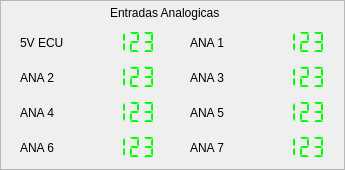
     <widget class="QFrame" name="frame_5">
      <property name="geometry">
       <rect>
        <x>664</x>
        <y>455</y>
        <width>345</width>
        <height>170</height>
       </rect>
      </property>
      <property name="mouseTracking">
       <bool>true</bool>
      </property>
      <property name="frameShape">
       <enum>QFrame::StyledPanel</enum>
      </property>
      <property name="frameShadow">
       <enum>QFrame::Raised</enum>
      </property>
      <widget class="QLCDNumber" name="ana_0">
       <property name="geometry">
        <rect>
         <x>70</x>
         <y>30</y>
         <width>91</width>
         <height>25</height>
        </rect>
       </property>
       <property name="styleSheet">
        <string notr="true">color: rgb(0,255, 0);</string>
       </property>
       <property name="frameShadow">
        <enum>QFrame::Raised</enum>
       </property>
       <property name="lineWidth">
        <number>0</number>
       </property>
       <property name="smallDecimalPoint">
        <bool>true</bool>
       </property>
       <property name="digitCount">
        <number>6</number>
       </property>
       <property name="segmentStyle">
        <enum>QLCDNumber::Flat</enum>
       </property>
       <property name="value" stdset="0">
        <double>123.000000000000000</double>
       </property>
       <property name="intValue" stdset="0">
        <number>123</number>
       </property>
      </widget>
      <widget class="QLCDNumber" name="ana_1">
       <property name="geometry">
        <rect>
         <x>240</x>
         <y>30</y>
         <width>91</width>
         <height>25</height>
        </rect>
       </property>
       <property name="styleSheet">
        <string notr="true">color: rgb(0,255, 0);</string>
       </property>
       <property name="frameShadow">
        <enum>QFrame::Raised</enum>
       </property>
       <property name="lineWidth">
        <number>0</number>
       </property>
       <property name="smallDecimalPoint">
        <bool>true</bool>
       </property>
       <property name="digitCount">
        <number>6</number>
       </property>
       <property name="segmentStyle">
        <enum>QLCDNumber::Flat</enum>
       </property>
       <property name="value" stdset="0">
        <double>123.000000000000000</double>
       </property>
       <property name="intValue" stdset="0">
        <number>123</number>
       </property>
      </widget>
      <widget class="QLCDNumber" name="ana_2">
       <property name="geometry">
        <rect>
         <x>70</x>
         <y>65</y>
         <width>91</width>
         <height>25</height>
        </rect>
       </property>
       <property name="styleSheet">
        <string notr="true">color: rgb(0,255, 0);</string>
       </property>
       <property name="frameShadow">
        <enum>QFrame::Raised</enum>
       </property>
       <property name="lineWidth">
        <number>0</number>
       </property>
       <property name="smallDecimalPoint">
        <bool>true</bool>
       </property>
       <property name="digitCount">
        <number>6</number>
       </property>
       <property name="segmentStyle">
        <enum>QLCDNumber::Flat</enum>
       </property>
       <property name="value" stdset="0">
        <double>123.000000000000000</double>
       </property>
       <property name="intValue" stdset="0">
        <number>123</number>
       </property>
      </widget>
      <widget class="QLCDNumber" name="ana_3">
       <property name="geometry">
        <rect>
         <x>240</x>
         <y>65</y>
         <width>91</width>
         <height>25</height>
        </rect>
       </property>
       <property name="styleSheet">
        <string notr="true">color: rgb(0,255, 0);</string>
       </property>
       <property name="frameShadow">
        <enum>QFrame::Raised</enum>
       </property>
       <property name="lineWidth">
        <number>0</number>
       </property>
       <property name="smallDecimalPoint">
        <bool>true</bool>
       </property>
       <property name="digitCount">
        <number>6</number>
       </property>
       <property name="segmentStyle">
        <enum>QLCDNumber::Flat</enum>
       </property>
       <property name="value" stdset="0">
        <double>123.000000000000000</double>
       </property>
       <property name="intValue" stdset="0">
        <number>123</number>
       </property>
      </widget>
      <widget class="QLCDNumber" name="ana_4">
       <property name="geometry">
        <rect>
         <x>70</x>
         <y>100</y>
         <width>91</width>
         <height>25</height>
        </rect>
       </property>
       <property name="styleSheet">
        <string notr="true">color: rgb(0,255, 0);</string>
       </property>
       <property name="frameShadow">
        <enum>QFrame::Raised</enum>
       </property>
       <property name="lineWidth">
        <number>0</number>
       </property>
       <property name="smallDecimalPoint">
        <bool>true</bool>
       </property>
       <property name="digitCount">
        <number>6</number>
       </property>
       <property name="segmentStyle">
        <enum>QLCDNumber::Flat</enum>
       </property>
       <property name="value" stdset="0">
        <double>123.000000000000000</double>
       </property>
       <property name="intValue" stdset="0">
        <number>123</number>
       </property>
      </widget>
      <widget class="QLCDNumber" name="ana_5">
       <property name="geometry">
        <rect>
         <x>240</x>
         <y>100</y>
         <width>91</width>
         <height>25</height>
        </rect>
       </property>
       <property name="styleSheet">
        <string notr="true">color: rgb(0,255, 0);</string>
       </property>
       <property name="frameShadow">
        <enum>QFrame::Raised</enum>
       </property>
       <property name="lineWidth">
        <number>0</number>
       </property>
       <property name="smallDecimalPoint">
        <bool>true</bool>
       </property>
       <property name="digitCount">
        <number>6</number>
       </property>
       <property name="segmentStyle">
        <enum>QLCDNumber::Flat</enum>
       </property>
       <property name="value" stdset="0">
        <double>123.000000000000000</double>
       </property>
       <property name="intValue" stdset="0">
        <number>123</number>
       </property>
      </widget>
      <widget class="QLCDNumber" name="ana_6">
       <property name="geometry">
        <rect>
         <x>70</x>
         <y>135</y>
         <width>91</width>
         <height>25</height>
        </rect>
       </property>
       <property name="styleSheet">
        <string notr="true">color: rgb(0,255, 0);</string>
       </property>
       <property name="frameShadow">
        <enum>QFrame::Raised</enum>
       </property>
       <property name="lineWidth">
        <number>0</number>
       </property>
       <property name="smallDecimalPoint">
        <bool>true</bool>
       </property>
       <property name="digitCount">
        <number>6</number>
       </property>
       <property name="segmentStyle">
        <enum>QLCDNumber::Flat</enum>
       </property>
       <property name="value" stdset="0">
        <double>123.000000000000000</double>
       </property>
       <property name="intValue" stdset="0">
        <number>123</number>
       </property>
      </widget>
      <widget class="QLCDNumber" name="ana_7">
       <property name="geometry">
        <rect>
         <x>240</x>
         <y>135</y>
         <width>91</width>
         <height>25</height>
        </rect>
       </property>
       <property name="styleSheet">
        <string notr="true">color: rgb(0,255, 0);</string>
       </property>
       <property name="frameShadow">
        <enum>QFrame::Raised</enum>
       </property>
       <property name="lineWidth">
        <number>0</number>
       </property>
       <property name="smallDecimalPoint">
        <bool>true</bool>
       </property>
       <property name="digitCount">
        <number>6</number>
       </property>
       <property name="segmentStyle">
        <enum>QLCDNumber::Flat</enum>
       </property>
       <property name="value" stdset="0">
        <double>123.000000000000000</double>
       </property>
       <property name="intValue" stdset="0">
        <number>123</number>
       </property>
      </widget>
      <widget class="QLabel" name="label_8">
       <property name="geometry">
        <rect>
         <x>20</x>
         <y>35</y>
         <width>61</width>
         <height>16</height>
        </rect>
       </property>
       <property name="mouseTracking">
        <bool>true</bool>
       </property>
       <property name="focusPolicy">
        <enum>Qt::StrongFocus</enum>
       </property>
       <property name="styleSheet">
        <string notr="true"/>
       </property>
       <property name="text">
        <string>5V ECU</string>
       </property>
      </widget>
      <widget class="QLabel" name="label_15">
       <property name="geometry">
        <rect>
         <x>190</x>
         <y>35</y>
         <width>40</width>
         <height>16</height>
        </rect>
       </property>
       <property name="focusPolicy">
        <enum>Qt::StrongFocus</enum>
       </property>
       <property name="styleSheet">
        <string notr="true"/>
       </property>
       <property name="text">
        <string>ANA 1</string>
       </property>
      </widget>
      <widget class="QLabel" name="label_16">
       <property name="geometry">
        <rect>
         <x>20</x>
         <y>70</y>
         <width>40</width>
         <height>16</height>
        </rect>
       </property>
       <property name="focusPolicy">
        <enum>Qt::StrongFocus</enum>
       </property>
       <property name="styleSheet">
        <string notr="true"/>
       </property>
       <property name="text">
        <string>ANA 2</string>
       </property>
      </widget>
      <widget class="QLabel" name="label_19">
       <property name="geometry">
        <rect>
         <x>190</x>
         <y>70</y>
         <width>40</width>
         <height>16</height>
        </rect>
       </property>
       <property name="focusPolicy">
        <enum>Qt::StrongFocus</enum>
       </property>
       <property name="styleSheet">
        <string notr="true"/>
       </property>
       <property name="text">
        <string>ANA 3</string>
       </property>
      </widget>
      <widget class="QLabel" name="label_21">
       <property name="geometry">
        <rect>
         <x>20</x>
         <y>105</y>
         <width>40</width>
         <height>16</height>
        </rect>
       </property>
       <property name="focusPolicy">
        <enum>Qt::StrongFocus</enum>
       </property>
       <property name="styleSheet">
        <string notr="true"/>
       </property>
       <property name="text">
        <string>ANA 4</string>
       </property>
      </widget>
      <widget class="QLabel" name="label_22">
       <property name="geometry">
        <rect>
         <x>190</x>
         <y>105</y>
         <width>40</width>
         <height>16</height>
        </rect>
       </property>
       <property name="focusPolicy">
        <enum>Qt::StrongFocus</enum>
       </property>
       <property name="styleSheet">
        <string notr="true"/>
       </property>
       <property name="text">
        <string>ANA 5</string>
       </property>
      </widget>
      <widget class="QLabel" name="label_23">
       <property name="geometry">
        <rect>
         <x>20</x>
         <y>140</y>
         <width>40</width>
         <height>16</height>
        </rect>
       </property>
       <property name="focusPolicy">
        <enum>Qt::StrongFocus</enum>
       </property>
       <property name="styleSheet">
        <string notr="true"/>
       </property>
       <property name="text">
        <string>ANA 6</string>
       </property>
      </widget>
      <widget class="QLabel" name="label_24">
       <property name="geometry">
        <rect>
         <x>190</x>
         <y>140</y>
         <width>40</width>
         <height>16</height>
        </rect>
       </property>
       <property name="focusPolicy">
        <enum>Qt::StrongFocus</enum>
       </property>
       <property name="styleSheet">
        <string notr="true"/>
       </property>
       <property name="text">
        <string>ANA 7</string>
       </property>
      </widget>
      <widget class="QLabel" name="label_4">
       <property name="geometry">
        <rect>
         <x>110</x>
         <y>5</y>
         <width>121</width>
         <height>16</height>
        </rect>
       </property>
       <property name="frameShape">
        <enum>QFrame::NoFrame</enum>
       </property>
       <property name="text">
        <string>Entradas Analogicas</string>
       </property>
      </widget>
     </widget>
